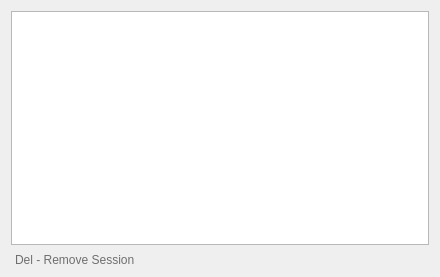
<?xml version="1.0" encoding="UTF-8"?>
<ui version="4.0">
 <class>Form</class>
 <widget class="QWidget" name="Form">
  <property name="geometry">
   <rect>
    <x>0</x>
    <y>0</y>
    <width>440</width>
    <height>277</height>
   </rect>
  </property>
  <property name="windowTitle">
   <string>Edit Customer Sessions</string>
  </property>
  <property name="styleSheet">
   <string notr="true"/>
  </property>
  <layout class="QVBoxLayout" name="verticalLayout">
   <property name="spacing">
    <number>8</number>
   </property>
   <property name="bottomMargin">
    <number>10</number>
   </property>
   <item>
    <layout class="QHBoxLayout" name="horizontalLayout">
     <property name="spacing">
      <number>0</number>
     </property>
     <item>
      <widget class="QTableWidget" name="tableWidget_queue">
       <property name="focusPolicy">
        <enum>Qt::NoFocus</enum>
       </property>
       <property name="contextMenuPolicy">
        <enum>Qt::CustomContextMenu</enum>
       </property>
       <property name="styleSheet">
        <string notr="true">QWidget {
	font: 12pt &quot;Segoe UI&quot;;
}
QTableWidget::item:selected {
	background-color: rgb(26, 98, 255);
	color: rgb(255, 255, 255);
}</string>
       </property>
       <property name="editTriggers">
        <set>QAbstractItemView::DoubleClicked</set>
       </property>
       <property name="dragDropOverwriteMode">
        <bool>false</bool>
       </property>
       <property name="alternatingRowColors">
        <bool>true</bool>
       </property>
       <property name="selectionMode">
        <enum>QAbstractItemView::ExtendedSelection</enum>
       </property>
       <property name="selectionBehavior">
        <enum>QAbstractItemView::SelectRows</enum>
       </property>
       <property name="horizontalScrollMode">
        <enum>QAbstractItemView::ScrollPerPixel</enum>
       </property>
       <property name="showGrid">
        <bool>false</bool>
       </property>
       <property name="gridStyle">
        <enum>Qt::SolidLine</enum>
       </property>
       <property name="cornerButtonEnabled">
        <bool>false</bool>
       </property>
       <attribute name="horizontalHeaderCascadingSectionResizes">
        <bool>true</bool>
       </attribute>
       <attribute name="horizontalHeaderDefaultSectionSize">
        <number>0</number>
       </attribute>
       <attribute name="horizontalHeaderHighlightSections">
        <bool>false</bool>
       </attribute>
       <attribute name="horizontalHeaderMinimumSectionSize">
        <number>45</number>
       </attribute>
       <attribute name="verticalHeaderVisible">
        <bool>false</bool>
       </attribute>
       <attribute name="verticalHeaderDefaultSectionSize">
        <number>0</number>
       </attribute>
       <attribute name="verticalHeaderMinimumSectionSize">
        <number>35</number>
       </attribute>
      </widget>
     </item>
    </layout>
   </item>
   <item>
    <widget class="QLabel" name="label">
     <property name="styleSheet">
      <string notr="true">color: rgb(110, 110, 110);</string>
     </property>
     <property name="text">
      <string>Del - Remove Session</string>
     </property>
     <property name="indent">
      <number>4</number>
     </property>
    </widget>
   </item>
  </layout>
 </widget>
 <resources/>
 <connections/>
</ui>
